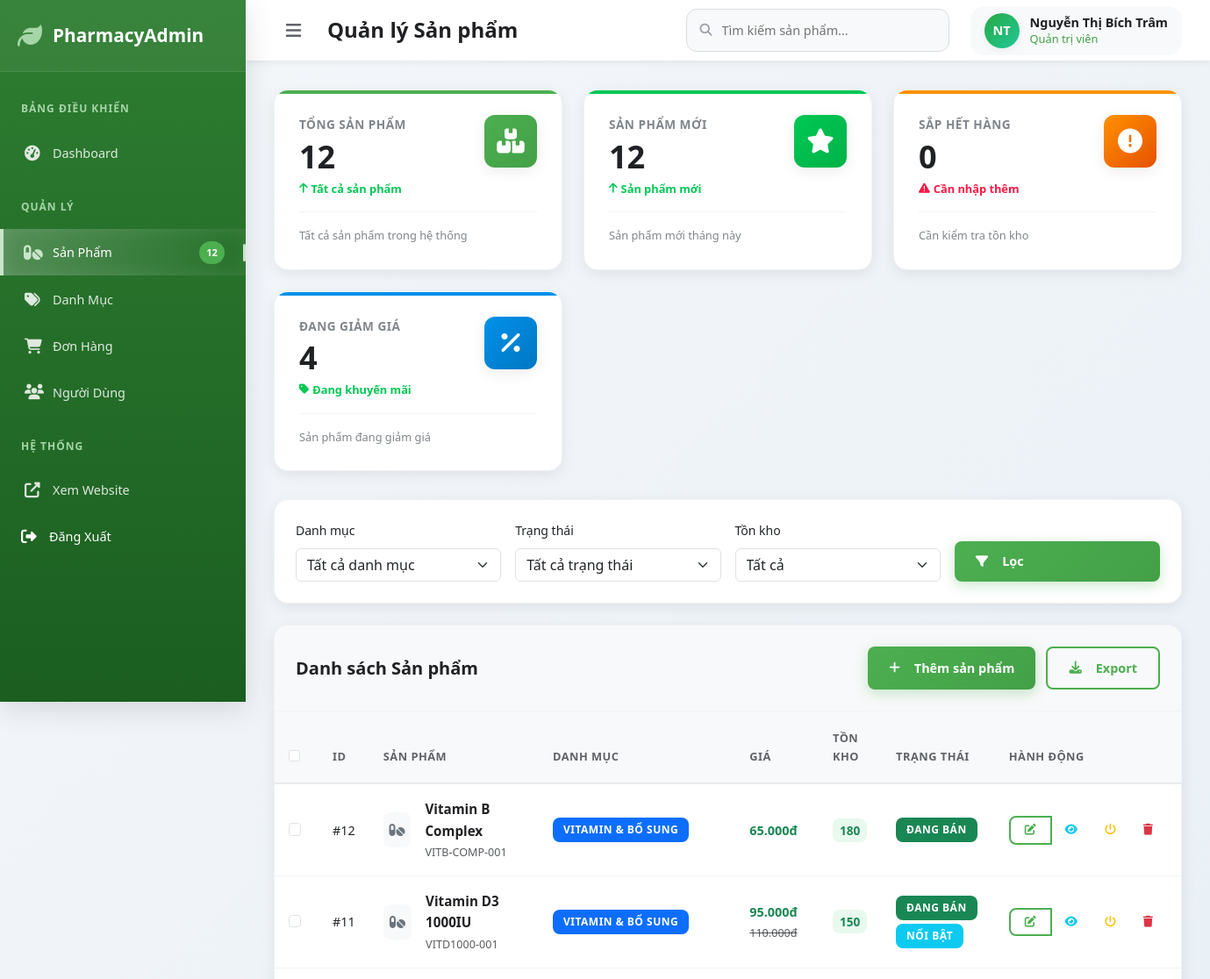
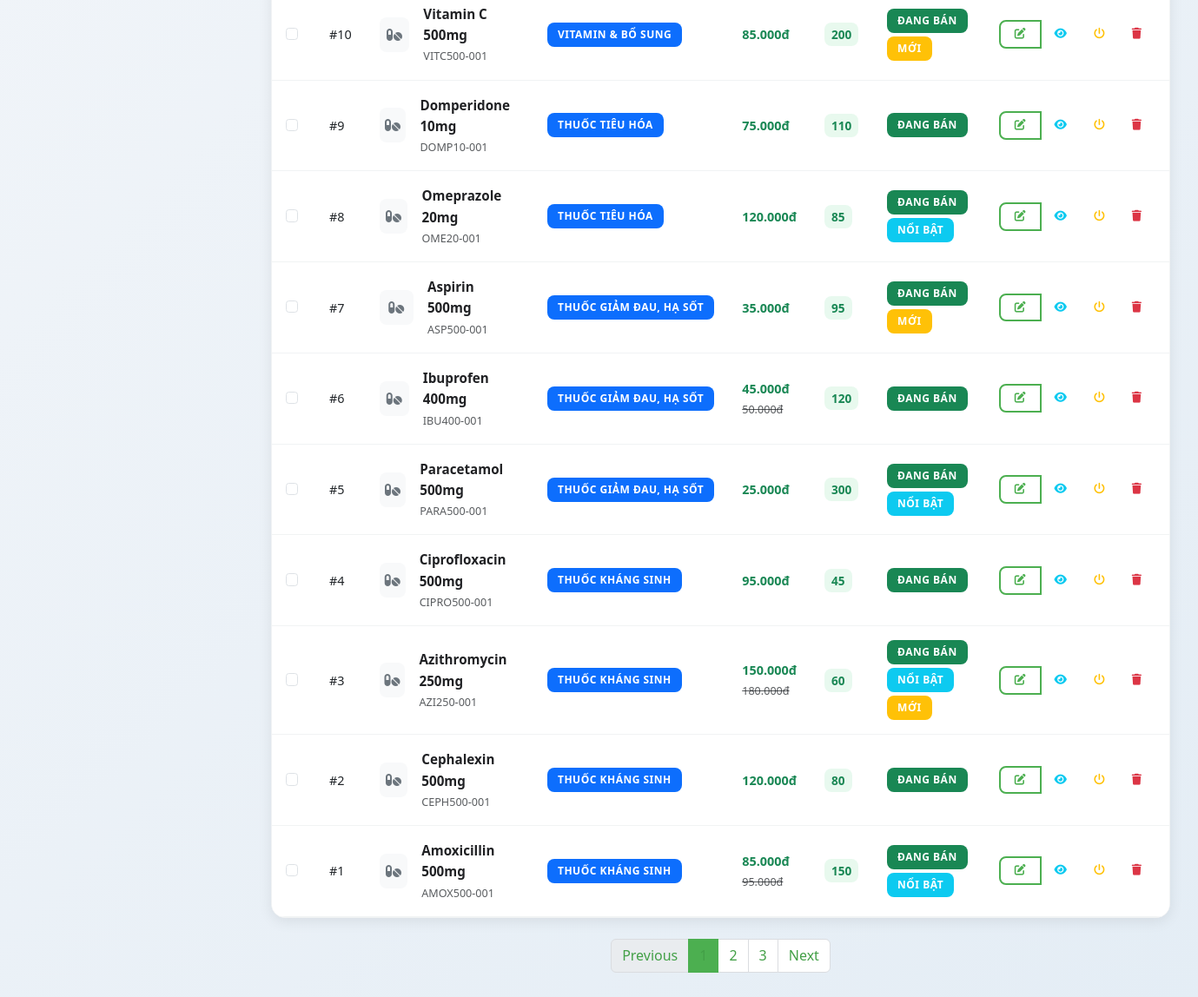
/public/admin_products.php (signed in), run on the app's committed database (2 pictures, top to bottom).
### tables this page shows
CREATE TABLE products (
    product_id INT PRIMARY KEY AUTO_INCREMENT,
    product_name VARCHAR(255) NOT NULL,
    product_description TEXT,
    short_description VARCHAR(500),
    category_id INT NOT NULL,
    manufacturer_id INT NOT NULL,
    sku VARCHAR(100) UNIQUE NOT NULL,
    price DECIMAL(15,2) NOT NULL,
    original_price DECIMAL(15,2),
    cost_price DECIMAL(15,2),
    stock_quantity INT DEFAULT 0,
    min_stock_level INT DEFAULT 10,
    max_stock_level INT DEFAULT 100,
    image_url VARCHAR(500),
    prescription_required BOOLEAN DEFAULT FALSE,
    dosage_form VARCHAR(100),
    active_ingredient TEXT,
    usage_instruction TEXT,
    side_effects TEXT,
    contraindications TEXT,
    storage_condition TEXT,
    expiry_duration INT,
    weight_grams DECIMAL(8,2),
    dimensions VARCHAR(100),
    is_featured BOOLEAN DEFAULT FALSE,
    is_new BOOLEAN DEFAULT FALSE,
    is_best_seller BOOLEAN DEFAULT FALSE,
    is_on_sale BOOLEAN DEFAULT FALSE,
    discount_percent DECIMAL(5,2) DEFAULT 0,
    view_count INT DEFAULT 0,
    sold_count INT DEFAULT 0,
    average_rating DECIMAL(3,2) DEFAULT 0,
    review_count INT DEFAULT 0,
    is_active BOOLEAN DEFAULT TRUE,
    created_at TIMESTAMP DEFAULT CURRENT_TIMESTAMP,
    updated_at TIMESTAMP DEFAULT CURRENT_TIMESTAMP ON UPDATE CURRENT_TIMESTAMP,
    FOREIGN KEY (category_id) REFERENCES categories(category_id),
    FOREIGN KEY (manufacturer_id) REFERENCES manufacturers(manufacturer_id)
);

CREATE TABLE categories (
    category_id INT PRIMARY KEY AUTO_INCREMENT,
    category_name VARCHAR(100) NOT NULL,
    category_description TEXT,
    image_url VARCHAR(500),
    parent_id INT NULL,
    icon_class VARCHAR(50),
    display_order INT DEFAULT 0,
    is_active BOOLEAN DEFAULT TRUE,
    created_at TIMESTAMP DEFAULT CURRENT_TIMESTAMP,
    FOREIGN KEY (parent_id) REFERENCES categories(category_id) ON DELETE SET NULL
);

### public/admin_products.php (the view, shortened to what the rows shown need)
<?php
$base_url = 'http://localhost/PHARMAGO/public';
try {
    $database = new Database();
    $db = $database->getConnection();
    $query = "SELECT p.*, c.category_name
              FROM products p
              LEFT JOIN categories c ON p.category_id = c.category_id
              ORDER BY p.product_id DESC";
    $stmt = $db->prepare($query);
    $stmt->execute();
    $products = $stmt->fetchAll(PDO::FETCH_ASSOC);
} catch (Exception $e) {
    error_log("Admin products error: " . $e->getMessage());
    $products = [];
    $categories = [];
    $total_products = 0;
    $low_stock_count = 0;
}
?>
<!DOCTYPE html>
<html lang="vi">
<head>
    <link href="https://cdn.jsdelivr.net/npm/bootstrap@5.3.0/dist/css/bootstrap.min.css" rel="stylesheet">
    <link rel="stylesheet" href="https://cdnjs.cloudflare.com/ajax/libs/font-awesome/6.4.0/css/all.min.css">
    <link rel="stylesheet" href="<?php echo $base_url; ?>/assets/css/admin.css">
    <link rel="stylesheet" href="<?php echo $base_url; ?>/assets/css/admin-products.css">
</head>
<body>
    <div class="admin-container">
        <main class="main-content">
            <header class="admin-header">
                <div class="header-left">
                    <h1 class="page-title">Quản lý Sản phẩm</h1>
                </div>
            </header>
            <div class="content">
                <div class="table-container">
                    <div class="table-responsive">
                        <table class="table" id="productsTable">
                            <thead>
                                <tr>
                                    <th width="50">
                                        <input type="checkbox" class="form-check-input" id="selectAll">
                                    </th>
                                    <th>ID</th>
                                    <th>Sản phẩm</th>
                                    <th>Danh mục</th>
                                    <th>Giá</th>
                                    <th>Tồn kho</th>
                                    <th>Trạng thái</th>
                                    <th>Hành động</th>
                                </tr>
                            </thead>
                            <tbody>
                                <?php if(!empty($products)): ?>
                                    <?php foreach($products as $product): ?>
                                    <tr data-product-id="<?php echo $product['product_id']; ?>"
                                        data-category="<?php echo $product['category_id']; ?>"
                                        data-status="<?php echo $product['is_active'] ? 'active' : 'inactive'; ?>"
                                        data-stock="<?php echo $product['stock_quantity'] <= 10 ? 'low' : ($product['stock_quantity'] == 0 ? 'out' : 'sufficient'); ?>">
                                        <td>
                                            <input type="checkbox" class="form-check-input product-select"
                                                   data-product-id="<?php echo $product['product_id']; ?>">
                                        </td>
                                        <td>#<?php echo $product['product_id']; ?></td>
                                        <td>
                                            <div class="d-flex align-items-center">
                                                <div class="product-avatar me-3">
                                                    <i class="fas fa-pills"></i>
                                                </div>
                                                <div>
                                                    <div class="fw-bold product-name"><?php echo htmlspecialchars($product['product_name']); ?></div>
                                                    <small class="text-muted"><?php echo htmlspecialchars($product['sku'] ?? ''); ?></small>
                                                </div>
                                            </div>
                                        </td>
                                        <td>
                                            <span class="badge bg-primary"><?php echo htmlspecialchars($product['category_name'] ?? 'N/A'); ?></span>
                                        </td>
                                        <td>
                                            <div class="fw-bold text-success"><?php echo number_format($product['price'], 0, ',', '.'); ?>đ</div>
                                            <?php if($product['original_price'] && $product['original_price'] > $product['price']): ?>
                                                <small class="text-muted text-decoration-line-through"><?php echo number_format($product['original_price'], 0, ',', '.'); ?>đ</small>
                                            <?php endif; ?>
                                        </td>
                                        <td>
                                            <span class="fw-bold stock-indicator <?php
                                                echo $product['stock_quantity'] <= 10 ? 'text-danger' :
                                                    ($product['stock_quantity'] <= 20 ? 'text-warning' : 'text-success');
                                            ?>">
                                                <?php echo $product['stock_quantity']; ?>
                                            </span>
                                        </td>
                                        <td>
                                            <?php if($product['is_active']): ?>
                                                <span class="badge bg-success status-badge">Đang bán</span>
                                            <?php else: ?>
                                                <span class="badge bg-danger status-badge">Ngừng bán</span>
                                            <?php endif; ?>
                                            <?php if($product['is_featured']): ?>
                                                <span class="badge bg-info mt-1">Nổi bật</span>
                                            <?php endif; ?>
                                            <?php if($product['is_new']): ?>
                                                <span class="badge bg-warning mt-1">Mới</span>
                                            <?php endif; ?>
                                        </td>
                                        <td>
                                            <div class="btn-group">
                                                <button class="btn btn-sm btn-outline-primary quick-action-btn"
                                                        data-action="edit"
                                                        data-product-id="<?php echo $product['product_id']; ?>"
                                                        title="Sửa">
                                                    <i class="fas fa-edit"></i>
                                                </button>
                                                <button class="btn btn-sm btn-outline-info quick-action-btn"
                                                        data-action="view"
                                                        data-product-id="<?php echo $product['product_id']; ?>"
                                                        title="Xem">
                                                    <i class="fas fa-eye"></i>
                                                </button>
                                                <button class="btn btn-sm btn-outline-warning quick-action-btn"
                                                        data-action="toggle-status"
                                                        data-product-id="<?php echo $product['product_id']; ?>"
                                                        title="<?php echo $product['is_active'] ? 'Ngừng bán' : 'Kích hoạt'; ?>">
                                                    <i class="fas fa-power-off"></i>
                                                </button>
                                                <button class="btn btn-sm btn-outline-danger quick-action-btn"
                                                        data-action="delete"
                                                        data-product-id="<?php echo $product['product_id']; ?>"
                                                        title="Xóa">
                                                    <i class="fas fa-trash"></i>
                                                </button>
                                            </div>
                                        </td>
                                    </tr>
                                    <?php endforeach; ?>
                                <?php endif; ?>
                            </tbody>
                        </table>
                    </div>
                </div>
            </div>
        </main>
    </div>
</body>
</html>

### data on the page
products: product_id "12", product_name "Vitamin B Complex", sku "VITB-COMP-001", category.category_name "VITAMIN & BỔ SUNG", price "65.000", stock_quantity "180", is_active "ĐANG BÁN"
products: product_id "11", product_name "Vitamin D3 1000IU", sku "VITD1000-001", category.category_name "VITAMIN & BỔ SUNG", price "95.000", original_price "110.000", stock_quantity "150", is_active "ĐANG BÁN", is_featured "NỔI BẬT"
products: product_id "10", product_name "Vitamin C 500mg", sku "VITC500-001", category.category_name "VITAMIN & BỔ SUNG", price "85.000", stock_quantity "200", is_active "ĐANG BÁN", is_new "MỚI"
products: product_id "9", product_name "Domperidone 10mg", sku "DOMP10-001", category.category_name "THUỐC TIÊU HÓA", price "75.000", stock_quantity "110", is_active "ĐANG BÁN"
products: product_id "8", product_name "Omeprazole 20mg", sku "OME20-001", category.category_name "THUỐC TIÊU HÓA", price "120.000", stock_quantity "85", is_active "ĐANG BÁN", is_featured "NỔI BẬT"
products: product_id "7", product_name "Aspirin 500mg", sku "ASP500-001", category.category_name "THUỐC GIẢM ĐAU, HẠ SỐT", price "35.000", stock_quantity "95", is_active "ĐANG BÁN", is_new "MỚI"
products: product_id "6", product_name "Ibuprofen 400mg", sku "IBU400-001", category.category_name "THUỐC GIẢM ĐAU, HẠ SỐT", price "45.000", original_price "50.000", stock_quantity "120", is_active "ĐANG BÁN"
products: product_id "5", product_name "Paracetamol 500mg", sku "PARA500-001", category.category_name "THUỐC GIẢM ĐAU, HẠ SỐT", price "25.000", stock_quantity "300", is_active "ĐANG BÁN", is_featured "NỔI BẬT"
products: product_id "4", product_name "Ciprofloxacin 500mg", sku "CIPRO500-001", category.category_name "THUỐC KHÁNG SINH", price "95.000", stock_quantity "45", is_active "ĐANG BÁN"
products: product_id "3", product_name "Azithromycin 250mg", sku "AZI250-001", category.category_name "THUỐC KHÁNG SINH", price "150.000", original_price "180.000", stock_quantity "60", is_active "ĐANG BÁN", is_featured "NỔI BẬT", is_new "MỚI"
products: product_id "2", product_name "Cephalexin 500mg", sku "CEPH500-001", category.category_name "THUỐC KHÁNG SINH", price "120.000", stock_quantity "80", is_active "ĐANG BÁN"
products: product_id "1", product_name "Amoxicillin 500mg", sku "AMOX500-001", category.category_name "THUỐC KHÁNG SINH", price "85.000", original_price "95.000", stock_quantity "150", is_active "ĐANG BÁN", is_featured "NỔI BẬT"

### other printed values
$total_products "12"
getInitials($_SESSION['admin_name'] ?? 'A') "NT"
$_SESSION['admin_name'] "Nguyễn Thị Bích Trâm"
getRoleText($_SESSION['admin_role'] ?? 'staff') "Quản trị viên"
$new_products "12"
$low_stock_count "0"
$discount_products "4"
